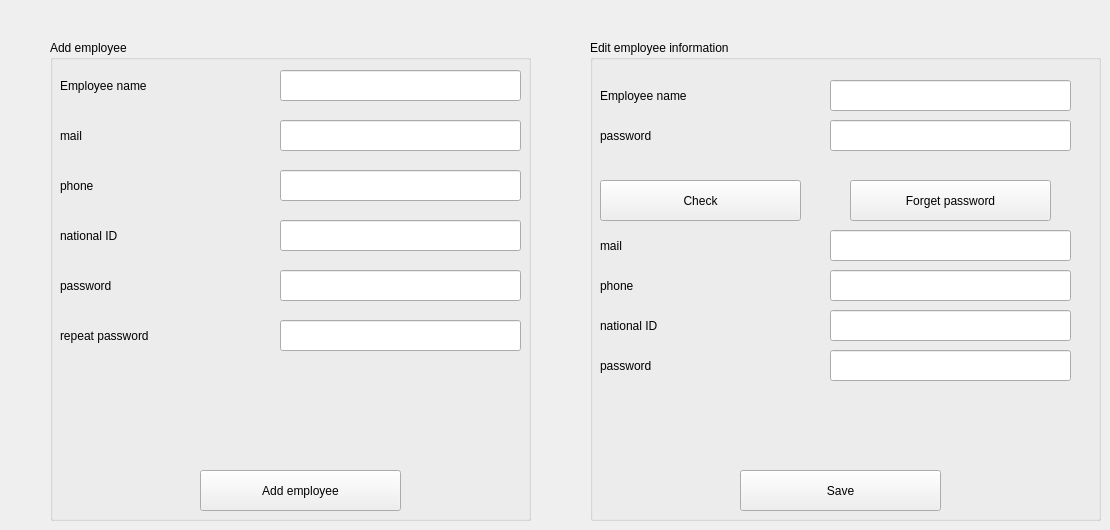
      <widget class="QWidget" name="tab_15">
       <property name="styleSheet">
        <string notr="true">font: 10pt &quot;MS Shell Dlg 2&quot;;</string>
       </property>
       <attribute name="title">
        <string>Add Employee</string>
       </attribute>
       <widget class="QGroupBox" name="groupBox_5">
        <property name="geometry">
         <rect>
          <x>50</x>
          <y>40</y>
          <width>481</width>
          <height>481</height>
         </rect>
        </property>
        <property name="styleSheet">
         <string notr="true"/>
        </property>
        <property name="title">
         <string>Add employee</string>
        </property>
        <widget class="QLineEdit" name="lineEdit_34">
         <property name="geometry">
          <rect>
           <x>230</x>
           <y>30</y>
           <width>241</width>
           <height>31</height>
          </rect>
         </property>
        </widget>
        <widget class="QLabel" name="label_44">
         <property name="geometry">
          <rect>
           <x>10</x>
           <y>30</y>
           <width>221</width>
           <height>31</height>
          </rect>
         </property>
         <property name="text">
          <string>Employee name</string>
         </property>
        </widget>
        <widget class="QLabel" name="label_45">
         <property name="geometry">
          <rect>
           <x>10</x>
           <y>130</y>
           <width>221</width>
           <height>31</height>
          </rect>
         </property>
         <property name="text">
          <string>phone</string>
         </property>
        </widget>
        <widget class="QLabel" name="label_46">
         <property name="geometry">
          <rect>
           <x>10</x>
           <y>180</y>
           <width>221</width>
           <height>31</height>
          </rect>
         </property>
         <property name="text">
          <string>national ID</string>
         </property>
        </widget>
        <widget class="QLineEdit" name="lineEdit_35">
         <property name="geometry">
          <rect>
           <x>230</x>
           <y>80</y>
           <width>241</width>
           <height>31</height>
          </rect>
         </property>
        </widget>
        <widget class="QLineEdit" name="lineEdit_36">
         <property name="geometry">
          <rect>
           <x>230</x>
           <y>130</y>
           <width>241</width>
           <height>31</height>
          </rect>
         </property>
        </widget>
        <widget class="QLabel" name="label_47">
         <property name="geometry">
          <rect>
           <x>10</x>
           <y>80</y>
           <width>221</width>
           <height>31</height>
          </rect>
         </property>
         <property name="text">
          <string>mail</string>
         </property>
        </widget>
        <widget class="QLineEdit" name="lineEdit_37">
         <property name="geometry">
          <rect>
           <x>230</x>
           <y>180</y>
           <width>241</width>
           <height>31</height>
          </rect>
         </property>
        </widget>
        <widget class="QLineEdit" name="lineEdit_38">
         <property name="geometry">
          <rect>
           <x>230</x>
           <y>230</y>
           <width>241</width>
           <height>31</height>
          </rect>
         </property>
         <property name="echoMode">
          <enum>QLineEdit::Password</enum>
         </property>
        </widget>
        <widget class="QLabel" name="label_48">
         <property name="geometry">
          <rect>
           <x>10</x>
           <y>230</y>
           <width>221</width>
           <height>31</height>
          </rect>
         </property>
         <property name="text">
          <string>password</string>
         </property>
        </widget>
        <widget class="QLineEdit" name="lineEdit_39">
         <property name="geometry">
          <rect>
           <x>230</x>
           <y>280</y>
           <width>241</width>
           <height>31</height>
          </rect>
         </property>
         <property name="echoMode">
          <enum>QLineEdit::Password</enum>
         </property>
        </widget>
        <widget class="QLabel" name="label_49">
         <property name="geometry">
          <rect>
           <x>10</x>
           <y>280</y>
           <width>221</width>
           <height>31</height>
          </rect>
         </property>
         <property name="text">
          <string>repeat password</string>
         </property>
        </widget>
        <widget class="QPushButton" name="pushButton_30">
         <property name="geometry">
          <rect>
           <x>150</x>
           <y>430</y>
           <width>201</width>
           <height>41</height>
          </rect>
         </property>
         <property name="text">
          <string>Add employee</string>
         </property>
        </widget>
       </widget>
       <widget class="QGroupBox" name="groupBox_6">
        <property name="geometry">
         <rect>
          <x>590</x>
          <y>40</y>
          <width>511</width>
          <height>481</height>
         </rect>
        </property>
        <property name="title">
         <string>Edit employee information</string>
        </property>
        <widget class="QLineEdit" name="lineEdit_40">
         <property name="geometry">
          <rect>
           <x>240</x>
           <y>40</y>
           <width>241</width>
           <height>31</height>
          </rect>
         </property>
        </widget>
        <widget class="QLabel" name="label_50">
         <property name="geometry">
          <rect>
           <x>10</x>
           <y>40</y>
           <width>221</width>
           <height>31</height>
          </rect>
         </property>
         <property name="text">
          <string>Employee name</string>
         </property>
        </widget>
        <widget class="QLabel" name="label_51">
         <property name="geometry">
          <rect>
           <x>10</x>
           <y>230</y>
           <width>221</width>
           <height>31</height>
          </rect>
         </property>
         <property name="text">
          <string>phone</string>
         </property>
        </widget>
        <widget class="QLabel" name="label_53">
         <property name="geometry">
          <rect>
           <x>10</x>
           <y>270</y>
           <width>221</width>
           <height>31</height>
          </rect>
         </property>
         <property name="text">
          <string>national ID</string>
         </property>
        </widget>
        <widget class="QLineEdit" name="lineEdit_41">
         <property name="geometry">
          <rect>
           <x>240</x>
           <y>190</y>
           <width>241</width>
           <height>31</height>
          </rect>
         </property>
        </widget>
        <widget class="QLineEdit" name="lineEdit_42">
         <property name="geometry">
          <rect>
           <x>240</x>
           <y>230</y>
           <width>241</width>
           <height>31</height>
          </rect>
         </property>
        </widget>
        <widget class="QLabel" name="label_54">
         <property name="geometry">
          <rect>
           <x>10</x>
           <y>190</y>
           <width>221</width>
           <height>31</height>
          </rect>
         </property>
         <property name="text">
          <string>mail</string>
         </property>
        </widget>
        <widget class="QLineEdit" name="lineEdit_43">
         <property name="geometry">
          <rect>
           <x>240</x>
           <y>270</y>
           <width>241</width>
           <height>31</height>
          </rect>
         </property>
        </widget>
        <widget class="QLineEdit" name="lineEdit_44">
         <property name="geometry">
          <rect>
           <x>240</x>
           <y>310</y>
           <width>241</width>
           <height>31</height>
          </rect>
         </property>
         <property name="echoMode">
          <enum>QLineEdit::Password</enum>
         </property>
        </widget>
        <widget class="QLabel" name="label_55">
         <property name="geometry">
          <rect>
           <x>10</x>
           <y>310</y>
           <width>221</width>
           <height>31</height>
          </rect>
         </property>
         <property name="text">
          <string>password</string>
         </property>
        </widget>
        <widget class="QPushButton" name="pushButton_31">
         <property name="geometry">
          <rect>
           <x>150</x>
           <y>430</y>
           <width>201</width>
           <height>41</height>
          </rect>
         </property>
         <property name="text">
          <string>Save</string>
         </property>
        </widget>
        <widget class="QLabel" name="label_56">
         <property name="geometry">
          <rect>
           <x>10</x>
           <y>80</y>
           <width>221</width>
           <height>31</height>
          </rect>
         </property>
         <property name="text">
          <string>password</string>
         </property>
        </widget>
        <widget class="QLineEdit" name="lineEdit_46">
         <property name="geometry">
          <rect>
           <x>240</x>
           <y>80</y>
           <width>241</width>
           <height>31</height>
          </rect>
         </property>
         <property name="echoMode">
          <enum>QLineEdit::Password</enum>
         </property>
        </widget>
        <widget class="QPushButton" name="pushButton_32">
         <property name="geometry">
          <rect>
           <x>10</x>
           <y>140</y>
           <width>201</width>
           <height>41</height>
          </rect>
         </property>
         <property name="text">
          <string>Check</string>
         </property>
        </widget>
        <widget class="QPushButton" name="pushButton_33">
         <property name="geometry">
          <rect>
           <x>260</x>
           <y>140</y>
           <width>201</width>
           <height>41</height>
          </rect>
         </property>
         <property name="text">
          <string>Forget password</string>
         </property>
        </widget>
       </widget>
      </widget>
